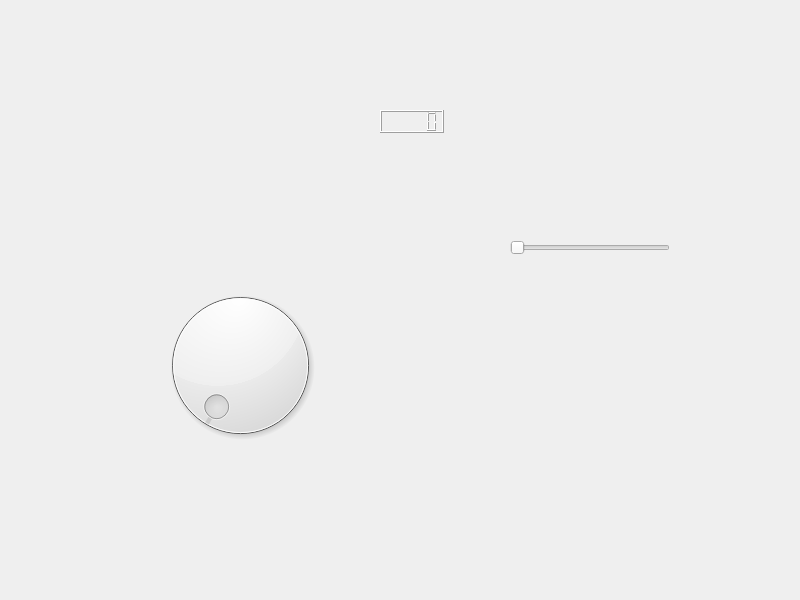
<?xml version="1.0" encoding="UTF-8"?>
<ui version="4.0">
 <class>Dialog</class>
 <widget class="QDialog" name="Dialog">
  <property name="geometry">
   <rect>
    <x>0</x>
    <y>0</y>
    <width>800</width>
    <height>600</height>
   </rect>
  </property>
  <property name="windowTitle">
   <string>Dialog</string>
  </property>
  <widget class="QDial" name="dial">
   <property name="geometry">
    <rect>
     <x>150</x>
     <y>280</y>
     <width>181</width>
     <height>171</height>
    </rect>
   </property>
   <property name="maximum">
    <number>255</number>
   </property>
   <property name="singleStep">
    <number>1</number>
   </property>
   <property name="notchesVisible">
    <bool>false</bool>
   </property>
  </widget>
  <widget class="QLCDNumber" name="lcdNumber">
   <property name="geometry">
    <rect>
     <x>380</x>
     <y>110</y>
     <width>64</width>
     <height>23</height>
    </rect>
   </property>
  </widget>
  <widget class="QSlider" name="horizontalSlider">
   <property name="geometry">
    <rect>
     <x>510</x>
     <y>240</y>
     <width>160</width>
     <height>16</height>
    </rect>
   </property>
   <property name="maximum">
    <number>255</number>
   </property>
   <property name="singleStep">
    <number>1</number>
   </property>
   <property name="orientation">
    <enum>Qt::Horizontal</enum>
   </property>
  </widget>
 </widget>
 <resources/>
 <connections/>
</ui>
